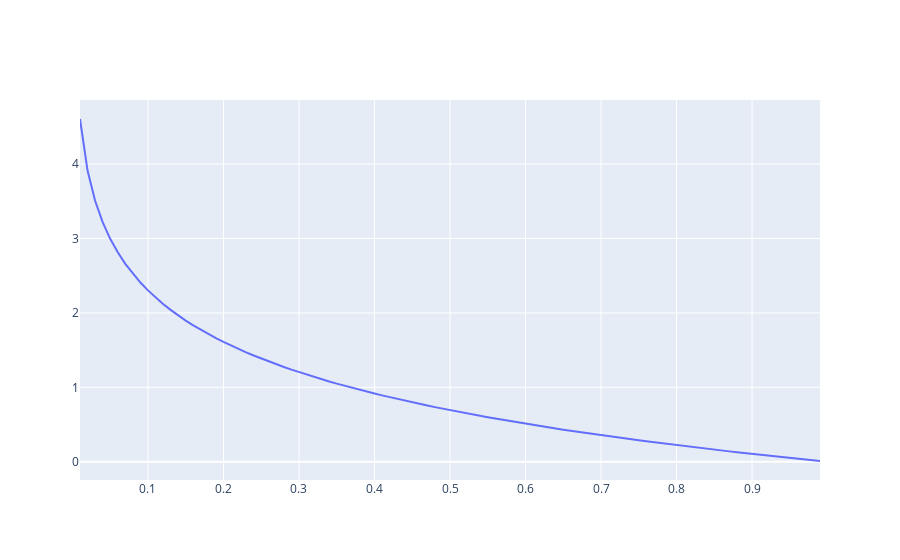

Notebook cell for this chart:
### Markdown cell above
If $y = 1$, then we simply plug $p$ into the graph below.

### Code cell
import numpy as np
input_vals = [val/100 for val in range(1, 100)]
log_vals = [-np.log(val) for val in input_vals]

import plotly.graph_objects as go
scatter = go.Scatter(x = input_vals, y = log_vals)
fig = go.Figure(scatter)
fig
